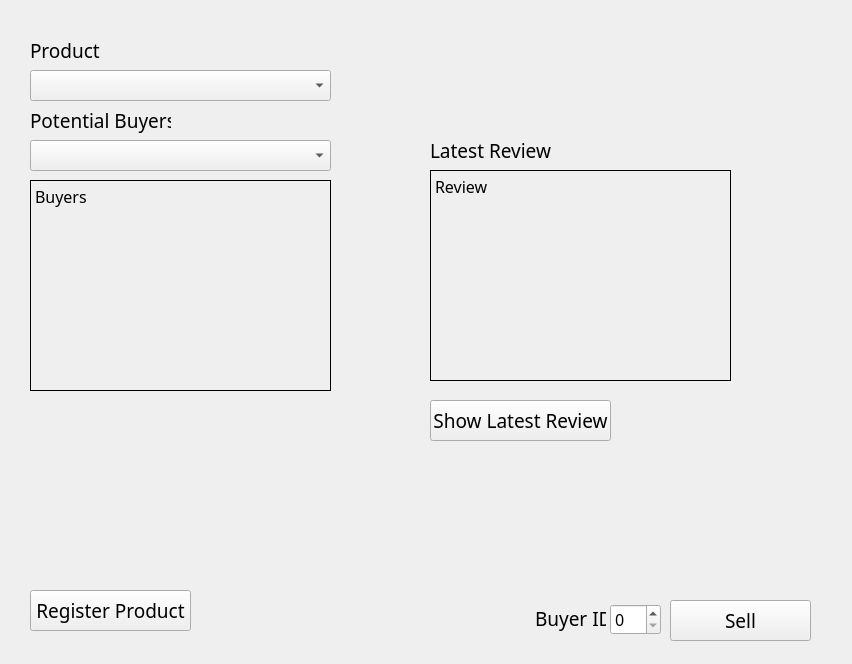
   <widget class="QWidget" name="SellingPage">
    <widget class="QLabel" name="Selling_ProductLabel">
     <property name="geometry">
      <rect>
       <x>30</x>
       <y>30</y>
       <width>141</width>
       <height>41</height>
      </rect>
     </property>
     <property name="font">
      <font>
       <family>Source Sans Pro</family>
       <pointsize>14</pointsize>
       <weight>50</weight>
       <bold>false</bold>
      </font>
     </property>
     <property name="text">
      <string>Product</string>
     </property>
    </widget>
    <widget class="QLabel" name="Selling_LatestReviewLabel">
     <property name="geometry">
      <rect>
       <x>430</x>
       <y>130</y>
       <width>141</width>
       <height>41</height>
      </rect>
     </property>
     <property name="font">
      <font>
       <family>Source Sans Pro</family>
       <pointsize>14</pointsize>
       <weight>50</weight>
       <bold>false</bold>
      </font>
     </property>
     <property name="text">
      <string>Latest Review</string>
     </property>
    </widget>
    <widget class="QLabel" name="Selling_BuyerLabel">
     <property name="geometry">
      <rect>
       <x>30</x>
       <y>100</y>
       <width>141</width>
       <height>41</height>
      </rect>
     </property>
     <property name="font">
      <font>
       <family>Source Sans Pro</family>
       <pointsize>14</pointsize>
       <weight>50</weight>
       <bold>false</bold>
      </font>
     </property>
     <property name="text">
      <string>Potential Buyers</string>
     </property>
    </widget>
    <widget class="QLabel" name="Selling_Star5">
     <property name="geometry">
      <rect>
       <x>630</x>
       <y>90</y>
       <width>41</width>
       <height>41</height>
      </rect>
     </property>
     <property name="text">
      <string/>
     </property>
     <property name="pixmap">
      <pixmap>star.png</pixmap>
     </property>
     <property name="scaledContents">
      <bool>true</bool>
     </property>
    </widget>
    <widget class="QPushButton" name="Selling_ShowReviewButton">
     <property name="geometry">
      <rect>
       <x>430</x>
       <y>400</y>
       <width>181</width>
       <height>41</height>
      </rect>
     </property>
     <property name="font">
      <font>
       <family>Coolvetica Rg</family>
       <pointsize>14</pointsize>
      </font>
     </property>
     <property name="text">
      <string>Show Latest Review</string>
     </property>
     <property name="flat">
      <bool>false</bool>
     </property>
    </widget>
    <widget class="QLabel" name="Selling_Star4">
     <property name="geometry">
      <rect>
       <x>580</x>
       <y>90</y>
       <width>41</width>
       <height>41</height>
      </rect>
     </property>
     <property name="text">
      <string/>
     </property>
     <property name="pixmap">
      <pixmap>star.png</pixmap>
     </property>
     <property name="scaledContents">
      <bool>true</bool>
     </property>
    </widget>
    <widget class="QLabel" name="Selling_BuyersDisplay">
     <property name="geometry">
      <rect>
       <x>30</x>
       <y>180</y>
       <width>301</width>
       <height>211</height>
      </rect>
     </property>
     <property name="font">
      <font>
       <family>Source Sans Pro</family>
       <pointsize>12</pointsize>
       <weight>50</weight>
       <bold>false</bold>
      </font>
     </property>
     <property name="autoFillBackground">
      <bool>true</bool>
     </property>
     <property name="frameShape">
      <enum>QFrame::Box</enum>
     </property>
     <property name="text">
      <string>Buyers</string>
     </property>
     <property name="alignment">
      <set>Qt::AlignLeading|Qt::AlignLeft|Qt::AlignTop</set>
     </property>
    </widget>
    <widget class="QComboBox" name="Selling_BuyerInput">
     <property name="geometry">
      <rect>
       <x>30</x>
       <y>140</y>
       <width>301</width>
       <height>31</height>
      </rect>
     </property>
     <property name="font">
      <font>
       <family>Source Sans Pro</family>
       <pointsize>12</pointsize>
      </font>
     </property>
    </widget>
    <widget class="QLabel" name="Selling_Background">
     <property name="geometry">
      <rect>
       <x>0</x>
       <y>0</y>
       <width>843</width>
       <height>655</height>
      </rect>
     </property>
     <property name="text">
      <string/>
     </property>
    </widget>
    <widget class="QLabel" name="Selling_Star1">
     <property name="geometry">
      <rect>
       <x>430</x>
       <y>90</y>
       <width>41</width>
       <height>41</height>
      </rect>
     </property>
     <property name="text">
      <string/>
     </property>
     <property name="pixmap">
      <pixmap>star.png</pixmap>
     </property>
     <property name="scaledContents">
      <bool>true</bool>
     </property>
    </widget>
    <widget class="QPushButton" name="Selling_RegisterProductButton">
     <property name="geometry">
      <rect>
       <x>30</x>
       <y>590</y>
       <width>161</width>
       <height>41</height>
      </rect>
     </property>
     <property name="font">
      <font>
       <family>Coolvetica Rg</family>
       <pointsize>14</pointsize>
      </font>
     </property>
     <property name="text">
      <string>Register Product</string>
     </property>
     <property name="flat">
      <bool>false</bool>
     </property>
    </widget>
    <widget class="QLabel" name="Selling_Star2">
     <property name="geometry">
      <rect>
       <x>480</x>
       <y>90</y>
       <width>41</width>
       <height>41</height>
      </rect>
     </property>
     <property name="text">
      <string/>
     </property>
     <property name="pixmap">
      <pixmap>star.png</pixmap>
     </property>
     <property name="scaledContents">
      <bool>true</bool>
     </property>
    </widget>
    <widget class="QLabel" name="Selling_BuyerIDLabel">
     <property name="geometry">
      <rect>
       <x>535</x>
       <y>598</y>
       <width>71</width>
       <height>41</height>
      </rect>
     </property>
     <property name="font">
      <font>
       <family>Source Sans Pro</family>
       <pointsize>14</pointsize>
       <weight>50</weight>
       <bold>false</bold>
      </font>
     </property>
     <property name="text">
      <string>Buyer ID</string>
     </property>
    </widget>
    <widget class="QComboBox" name="Selling_ProductInput">
     <property name="geometry">
      <rect>
       <x>30</x>
       <y>70</y>
       <width>301</width>
       <height>31</height>
      </rect>
     </property>
     <property name="font">
      <font>
       <family>Source Sans Pro</family>
       <pointsize>12</pointsize>
      </font>
     </property>
    </widget>
    <widget class="QLabel" name="Selling_Star3">
     <property name="geometry">
      <rect>
       <x>530</x>
       <y>90</y>
       <width>41</width>
       <height>41</height>
      </rect>
     </property>
     <property name="text">
      <string/>
     </property>
     <property name="pixmap">
      <pixmap>star.png</pixmap>
     </property>
     <property name="scaledContents">
      <bool>true</bool>
     </property>
    </widget>
    <widget class="QSpinBox" name="Selling_BuyerIDInput">
     <property name="geometry">
      <rect>
       <x>610</x>
       <y>604</y>
       <width>51</width>
       <height>31</height>
      </rect>
     </property>
     <property name="font">
      <font>
       <family>Source Sans Pro</family>
       <pointsize>12</pointsize>
      </font>
     </property>
     <property name="maximum">
      <number>999</number>
     </property>
    </widget>
    <widget class="QLabel" name="Selling_ReviewDisplay">
     <property name="geometry">
      <rect>
       <x>430</x>
       <y>170</y>
       <width>301</width>
       <height>211</height>
      </rect>
     </property>
     <property name="font">
      <font>
       <family>Source Sans Pro</family>
       <pointsize>12</pointsize>
       <weight>50</weight>
       <bold>false</bold>
      </font>
     </property>
     <property name="autoFillBackground">
      <bool>true</bool>
     </property>
     <property name="frameShape">
      <enum>QFrame::Box</enum>
     </property>
     <property name="text">
      <string>Review</string>
     </property>
     <property name="alignment">
      <set>Qt::AlignLeading|Qt::AlignLeft|Qt::AlignTop</set>
     </property>
    </widget>
    <widget class="QPushButton" name="Selling_SellButton">
     <property name="geometry">
      <rect>
       <x>670</x>
       <y>600</y>
       <width>141</width>
       <height>41</height>
      </rect>
     </property>
     <property name="font">
      <font>
       <family>Coolvetica Rg</family>
       <pointsize>14</pointsize>
      </font>
     </property>
     <property name="text">
      <string>Sell</string>
     </property>
     <property name="flat">
      <bool>false</bool>
     </property>
    </widget>
    <zorder>Selling_Background</zorder>
    <zorder>Selling_ProductLabel</zorder>
    <zorder>Selling_LatestReviewLabel</zorder>
    <zorder>Selling_BuyerLabel</zorder>
    <zorder>Selling_Star5</zorder>
    <zorder>Selling_ShowReviewButton</zorder>
    <zorder>Selling_Star4</zorder>
    <zorder>Selling_BuyersDisplay</zorder>
    <zorder>Selling_BuyerInput</zorder>
    <zorder>Selling_Star1</zorder>
    <zorder>Selling_RegisterProductButton</zorder>
    <zorder>Selling_Star2</zorder>
    <zorder>Selling_BuyerIDLabel</zorder>
    <zorder>Selling_ProductInput</zorder>
    <zorder>Selling_Star3</zorder>
    <zorder>Selling_BuyerIDInput</zorder>
    <zorder>Selling_ReviewDisplay</zorder>
    <zorder>Selling_SellButton</zorder>
   </widget>
